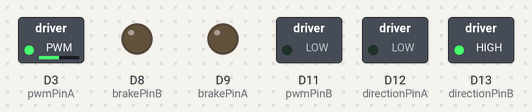
Recording of a sketch running on a simulated Arduino Uno R4 WiFi. On the bench: switched loads named in the sketch (green lamp = pin HIGH), output pins drawn as LEDs (lit = HIGH). WiFi joins after 1.5 s; servers stay silent unless stated; uploads are accepted with an empty reply; what the sketch prints to the serial monitor is not drawn.

Above: at 1.55 s.
At 2.1 s:
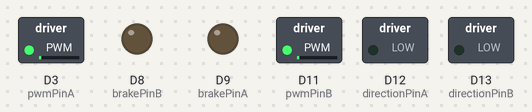
Timing chart, 0 to 4.5 s (numbered marks = the images above):
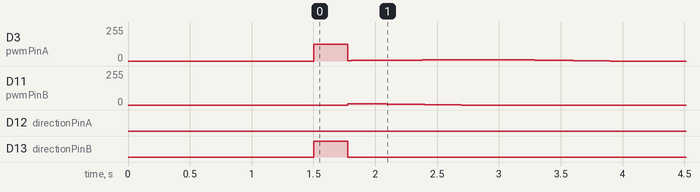

The sketch:

WebServer_Oscillator_Main.ino
```cpp
#include "WiFiS3.h"
#include "WiFiSSLClient.h"
#include "IPAddress.h"
#include "arduino_secrets.h"

// Motor control parameters
const int directionPinA = 12;
const int pwmPinA = 3;
const int brakePinA = 9;
const int directionPinB = 13;
const int pwmPinB = 11;
const int brakePinB = 8;

// WiFi and server parameters
char ssid[] = SECRET_SSID;
char pass[] = SECRET_PASS;
char server[] = "dual-power-obhp.onrender.com";
WiFiSSLClient client;

int status = WL_IDLE_STATUS;
int leftBulbValue = 0;
int rightBulbValue = 0;

float t = 0.0;           // time in the sine function for oscillation
float frequency = 0.01;  // speed of oscillation
float rapidFrequency = 0.1;  // Increased speed of oscillation for rapid effect
int minBrightness = 0;
int maxBrightness = 255;
unsigned long startMillis;
const unsigned long rapidDuration = 5000;  // Rapid oscillation for 5 seconds

unsigned long lastOscillationTime = 0;
const unsigned long oscillationInterval = 30000; // 30 seconds in milliseconds

void setup() {
  Serial.begin(115200);
  while (!Serial) { ; }

  // Motor setup
  pinMode(directionPinA, OUTPUT);
  pinMode(pwmPinA, OUTPUT);
  pinMode(brakePinA, OUTPUT);
  pinMode(directionPinB, OUTPUT);
  pinMode(pwmPinB, OUTPUT);
  pinMode(brakePinB, OUTPUT);

  // Setup WiFi
  if (WiFi.status() == WL_NO_MODULE) {
    Serial.println("Communication with WiFi module failed!");
    while (true) { ; }
  }

  String fv = WiFi.firmwareVersion();
  if (fv < WIFI_FIRMWARE_LATEST_VERSION) {
    Serial.println("Please upgrade the firmware");
  }

  startMillis = millis();
  while (status != WL_CONNECTED && (millis() - startMillis) < rapidDuration) {
    Serial.print("Attempting to connect to SSID: ");
    Serial.println(ssid);
    status = WiFi.begin(ssid, pass);

    // Rapid oscillation effect
    rapidOscillation();

    delay(10);  // Short delay for very rapid oscillation
  }

  if (status != WL_CONNECTED) {
    Serial.println("Failed to connect within the time limit.");
  } else {
    printWifiStatus();
  }
}
void loop() {
  // Check WiFi connection
  if (WiFi.status() != WL_CONNECTED) {
    // If WiFi is not connected, perform rapid oscillation
    Serial.println("WiFi disconnected. Starting rapid oscillation.");
    unsigned long startOscillation = millis();
    while ((millis() - startOscillation) < rapidDuration) {
      rapidOscillation();
      delay(10); // Short delay for very rapid oscillation
    }
    // Attempt to reconnect to WiFi
    reconnectToWiFi();
  } else {

    // Check if it's time for rapid oscillation
    if (millis() - lastOscillationTime >= oscillationInterval) {
      // Perform rapid oscillation for a short duration
      unsigned long startOscillation = millis();
      while ((millis() - startOscillation) < rapidDuration) {
        rapidOscillation();
        delay(10); // Short delay for rapid oscillation
      }
      lastOscillationTime = millis(); // Reset the timer
    }

    // If WiFi is connected, check if the client is connected to the server
    if (!client.connected()) {
      reconnectToServer();
    }
    // Read server response
    String response = getServerResponse();
    parseResponse(response);

    // Update motor speed based on server response
    int brightnessA = map(leftBulbValue, 0, 255, 0, 100) + 10 * sin(t);
    int brightnessB = map(rightBulbValue, 0, 255, 0, 100) + 10 * sin(t + PI / 2);

    // Oscillate brightness
    t += frequency;
    if (t > 2 * PI) {
      t -= 2 * PI;
    }

    // Control the motors
    updateMotor(directionPinA, pwmPinA, brakePinA, brightnessA);
    updateMotor(directionPinB, pwmPinB, brakePinB, brightnessB);

    // Print values
    Serial.print("Server Left Bulb Value: ");
    Serial.println(leftBulbValue);
    Serial.print("Server Right Bulb Value: ");
    Serial.println(rightBulbValue);
    Serial.print("Calculated Brightness A: ");
    Serial.println(brightnessA);
    Serial.print("Calculated Brightness B: ");
    Serial.println(brightnessB);
  }
}

void reconnectToWiFi() {
  Serial.println("Attempting to reconnect to WiFi...");
  status = WiFi.begin(ssid, pass);
  if (status != WL_CONNECTED) {
    Serial.println("Failed to reconnect to WiFi.");
  } else {
    Serial.println("Reconnected to WiFi.");
    printWifiStatus();
    lastOscillationTime = millis(); // Reset the timer upon successful reconnection
  }
}
void reconnectToServer() {
  if (client.connect(server, 443)) {
    Serial.println("Reconnected to server");
    client.println("GET /get-latest-data HTTP/1.1");
    client.println("Host: " + String(server));
    client.println("Connection: close");
    client.println();
  } else {
    Serial.println("Failed to reconnect to server");
    delay(1000);
  }
}

String getServerResponse() {
  String response = "";
  while (client.available()) {
    char c = client.read();
    response += c;
  }
  return response;
}

void parseResponse(const String& response) {
  int leftIndex = response.indexOf("\"left\",\"totalVotes\":");
  int rightIndex = response.indexOf("\"right\",\"totalVotes\":");
  if (leftIndex != -1 && rightIndex != -1) {
    int leftStart = leftIndex + String("\"left\",\"totalVotes\":").length();
    int rightStart = rightIndex + String("\"right\",\"totalVotes\":").length();
    int leftEnd = response.indexOf(',', leftStart);
    int rightEnd = response.indexOf('}', rightStart);
    leftBulbValue = response.substring(leftStart, leftEnd).toInt();
    rightBulbValue = response.substring(rightStart, rightEnd).toInt();
  }
}

void rapidOscillation() {
  // Calculate brightness for motor A and B with rapid oscillation
  int brightnessA = (sin(t) + 1) / 2 * (maxBrightness - minBrightness) + minBrightness;
  int brightnessB = (sin(t + PI / 2) + 1) / 2 * (maxBrightness - minBrightness) + minBrightness;

  // Update motor A and B
  updateMotor(directionPinA, pwmPinA, brakePinA, brightnessA);
  updateMotor(directionPinB, pwmPinB, brakePinB, brightnessB);

  // Increment time
  t += rapidFrequency;
  if (t > 2 * PI) {
    t -= 2 * PI;
  }
}

void updateMotor(int directionPin, int pwmPin, int brakePin, int value) {
  digitalWrite(brakePin, LOW);
  digitalWrite(directionPin, value > 127 ? HIGH : LOW);
  analogWrite(pwmPin, value > 127 ? 255 - value : value);
}


void printWifiStatus() {
  Serial.print("SSID: ");
  Serial.println(WiFi.SSID());
  IPAddress ip = WiFi.localIP();
  Serial.print("IP Address: ");
  Serial.println(ip);
  long rssi = WiFi.RSSI();
  Serial.print("signal strength (RSSI):");
  Serial.print(rssi);
  Serial.println(" dBm");
}
```

arduino_secrets.h
```cpp
#define SECRET_SSID "Shtinky"
#define SECRET_PASS "F1b0nacc1!!"
```

Measured:
- by itself, D12 (directionPinA): LOW → HIGH at 30.2 s, → LOW 0.32 s later, → HIGH 0.31 s later, → LOW 0.31 s later, … (16 changes in this stretch)
- by itself, D13 (directionPinB): repeats every 0.60 s: HIGH 0.29 s, LOW 0.31 s, until it stays LOW from 34.8 s
